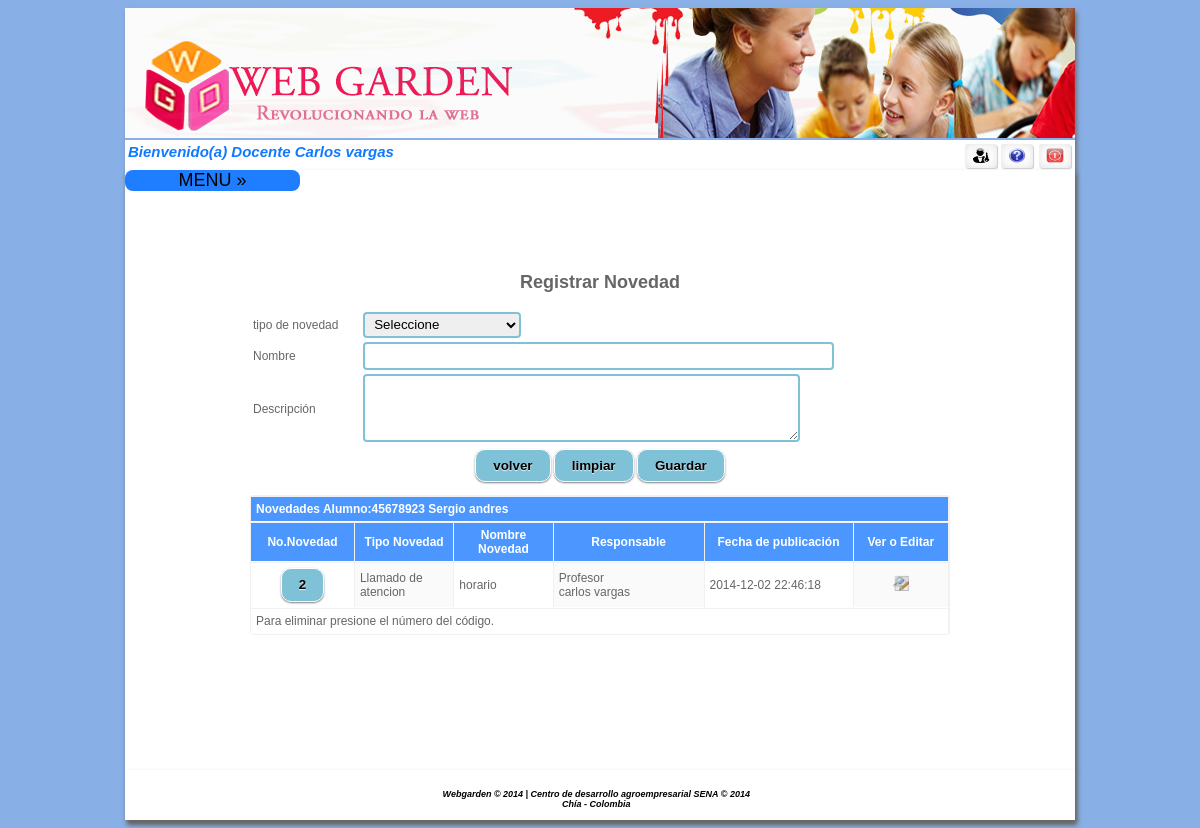
/home.php?pr=45678923&acceso=112 (signed in), run on the app's committed database.
### tables this page shows
CREATE TABLE IF NOT EXISTS `alumno` (
  `identificacion` int(11) NOT NULL,
  `prinombre` varchar(15) NOT NULL,
  `segnombre` varchar(20) DEFAULT NULL,
  `priapellido` varchar(15) NOT NULL,
  `segapellido` varchar(20) DEFAULT NULL,
  `direccion` varchar(15) NOT NULL,
  `desenf` varchar(1000) NOT NULL,
  `retri` varchar(1000) NOT NULL,
  `idruta` int(11) NOT NULL,
  `acudiente` int(11) NOT NULL,
  `foto` varchar(300) NOT NULL,
  `genero` int(11) NOT NULL,
  `idcurso` int(11) NOT NULL,
  `rh` int(11) NOT NULL,
  `tipodoc` int(11) NOT NULL,
  `fecha_naci` date NOT NULL,
  `gruposan` int(11) NOT NULL
);

CREATE TABLE IF NOT EXISTS `novedad` (
`idnovedad` int(11) NOT NULL,
  `titulo` varchar(50) NOT NULL,
  `descripcion` varchar(1000) NOT NULL,
  `iddocente` int(11) NOT NULL,
  `idalumno` int(11) NOT NULL,
  `tiponov` int(11) NOT NULL,
  `fecha` timestamp NOT NULL DEFAULT CURRENT_TIMESTAMP,
  `perfilid` int(11) NOT NULL
);

CREATE TABLE IF NOT EXISTS `valor` (
`idvalor` int(11) NOT NULL,
  `nombre` varchar(50) NOT NULL,
  `idparametro` int(11) NOT NULL
);

CREATE TABLE IF NOT EXISTS `perfil` (
`idperfil` int(11) NOT NULL,
  `nombre` varchar(50) NOT NULL
);

CREATE TABLE IF NOT EXISTS `persona` (
  `identificacion` int(11) NOT NULL,
  `prinombre` varchar(15) NOT NULL,
  `segnombre` varchar(20) DEFAULT NULL,
  `priapellido` varchar(15) NOT NULL,
  `segapellido` varchar(20) DEFAULT NULL,
  `telefono` varchar(15) NOT NULL,
  `direccion` varchar(15) NOT NULL,
  `foto` varchar(300) DEFAULT NULL,
  `pass` varchar(200) NOT NULL,
  `genero` int(11) NOT NULL,
  `email` varchar(100) NOT NULL,
  `tipodoc` int(11) NOT NULL
);

### modelo/mnove.php (called while the page is built, shortened)
<?php
include ("controlador/conexion.php");
class mnove {
    function valor($val) {
        $sql = "SELECT idvalor,nombre FROM valor WHERE idparametro='" . $val . "';";
        $conexionBD = new conexion();
        $conexionBD->conectarBD();
        $data = $conexionBD->ejeCon($sql, 0);
        return $data;
    }
    function alumno($pr) {
        $sql = "SELECT * FROM alumno WHERE identificacion='" . $pr . "';";
        $conexionBD = new conexion();
        $conexionBD->conectarBD();
        $data = $conexionBD->ejeCon($sql, 0);
        return $data;
    }
    function selnoves($idalumno,$iddocente ) {
        $sql = "SELECT nov.idnovedad,nov.titulo,nov.descripcion,nov.fecha,per.prinombre,per.priapellido,val.nombre as tipon,perf.nombre as perfil from novedad as nov inner join persona as per on nov.iddocente=per.identificacion inner join valor as val on nov.tiponov=val.idvalor inner join perfil as perf on nov.perfilid=perf.idperfil WHERE nov.idalumno='".$idalumno."' and nov.iddocente='".$iddocente."' ORDER BY nov.idnovedad  DESC;";
        $conexionBD = new conexion();
        $conexionBD->conectarBD();
        $data = $conexionBD->ejeCon($sql, 0);
        return $data;
    }
}
?>

### controlador/configuracion.php (called while the page is built)
<?php
	$usu_db = "root";
	$pass_db = "";
	$serv_db = "localhost";
	$db = "webgarden";
?>

### controlador/conexion.php (called while the page is built, shortened)
<?php
class conexion{
	function conectarBD(){
		include("configuracion.php");
		$this->link = mysql_connect($serv_db,$usu_db,$pass_db);
		$db2= mysql_select_db($db);
	}
	function ejeCon($con, $op){
		$this->resultado = mysql_query($con) or
		die("La consulta fallo: ".mysql_error());
		if ($op==0){
			while ($linea = mysql_fetch_array($this->resultado)){
				$arrayResultado[] = $linea;
			}
		}else{
			$arrayResultado[] =0;
		}
		$resarr = isset($arrayResultado) ? $arrayResultado:NULL;
		if($resarr){
			return $arrayResultado;
		}
	}
}
?>

### vista/vnove.php (the view, shortened to what this page needs)
<?php
include ("controlador/cnove.php");
?>
<center>
    <form name="form1" action="" method="post" onSubmit="return confirm('Por  favor primero  verifique  los datos ingresados  antes de hacer clic en  !aceptar!')">
        <table width="700" border="0">
            <tr>
                <td colspan="3" align="center">
                    <h2>Registrar Novedad</h2>
                </td>
            </tr>
            <tr>
                <td colspan="0" align="left">tipo de novedad</td>
                <td colspan="2">
                    <select name="tiponov" required >
                        <option value>Seleccione </option>
                    </select>
                </td>
            </tr>
            <tr>
                <td align="left">Nombre</td>
                <td colspan="2"> <input type="text" placeholder="" name="titulo" size="55" maxlength="50" required="required"  /></td>
            </tr>
            <tr>
                <td align="left">Descripci&oacute;n</td>
                <td colspan="2"><textarea name="descripcion" maxlength="1000" required="required" rows="4" cols="51"></textarea></td>
            </tr>
            <tr>
                <td colspan="3" align="center" >
                        <input type="button" onclick="location.href='home.php?acceso=137'" value="volver"/>
                    <input type="reset" value="limpiar" />
                    <input type="submit"  value="Guardar"   />
                </td>
            </tr>
        </table>
    </form>
    <form id="form2" name="form2" method="GET" action="" onSubmit="return confirm('Desea eliminar?')">
        <div align="center" id="tabint">
            <table width="700px" border="1" cellspacing="0" cellpadding="5">
                <tr>
                    <th class="style1" align="left" colspan="7">Novedades Alumno:<?php echo $alumno[0]['identificacion']?> <?php echo $alumno[0]['prinombre']?> <?php echo $alumno[0]['segnombre'] ?></th>
                </tr>
                <tr>
                    <th class="style1" align="center" width="100px">No.Novedad<input name="acceso" type="hidden" id="acceso" value="112" /><input name="pr" type="hidden"  value="<?php echo $idalumno?>" /></th>
                    <th class="style1" align="center" width="100px">Tipo Novedad</th>
                    <th class="style1" align="center" width="100px">Nombre Novedad</th>
                    <th class="style1" align="center" width="100px">Responsable</th>
                    <th class="style1" align="center" width="100px">Fecha de publicaci&oacute;n</th>
                    <th class="style1" align="center" width="100px">Ver o Editar</th>
                </tr>
                <?php
                for ($i = 0; $i < count($selnove); $i++) {
                    ?>
                    <tr>
                        <td class="style2" align="center"><input type="submit" name="del" value= <?php echo $selnove[$i]['idnovedad'] ?>></td>
                        <td class="style2" align="left"> <?php echo $selnove[$i]['tipon'] ?></td>
                        <td class="style2" align="left"> <?php echo $selnove[$i]['titulo'] ?></td>
                        <td class="style2" align="left" width="160px"><?php echo $selnove[$i]['perfil'] ?><br><?php echo $selnove[$i]['prinombre'] ?> <?php echo $selnove[$i]['priapellido'] ?></td>
                        <td class="style2" align="left" width="160px"> <?php echo $selnove[$i]['fecha'] ?></td>
                        <td align="center"><a href="home.php?act=<?php echo $selnove[$i]['idnovedad'] ?>&acceso=115&alum=<?php echo $idalumno?>"><img border=0 src="image/editar.png" width="16" height="16" /></a></td>
                    </tr>
                <?php } ?>
                <tr>
                    <td colspan=17 class="style2">Para eliminar presione el n&uacute;mero del c&oacute;digo.</td>
                </tr>
            </table>
            <p>&nbsp; </p>
        </div>
    </form>
</center>

### css/style.css (style rules this page uses)
input[type=submit], input[type=reset],input[type=button] { padding: 9px 17px; font-family: Helvetica,Arial,sans-serif; font-weight: bold; line-height: 1; color: #000000; border: none; text-shadow: 0 1px 1px rgba(255,255,255,0.85); background-color:#7FC1D7; border: 1px solid #ffffff; border-radius: 10px; box-shadow: 0 1px 2px rgba(0,0,0,0.5); }
#tabint table { border-radius: 3px; border: solid 1px #f1f1f1; box-shadow: 5 5 10px #333; margin: 10px; }
#tabint table a { color: #fff; }
#tabint table tbody tr td,#tabint table tbody tr th { transition: all 400ms ease-in; -webkit-transition: all 400ms ease-in; -moz-transition: all 400ms ease-in; -o-transition: all 400ms ease-in; -ms-transition: all 400ms ease-in; padding: 5px 5px; word-wrap: break-word; border: solid 0px #fff; border-bottom: solid 1px #fff; border-top: solid 1px #f1f1f1; border-right: solid 1px #f1f1f1; }
#tabint table tbody tr td:nth-child(odd) { background-color: #fff; }
#tabint table tbody tr td:nth-child(even) { background-color: #fafafa; }
#tabint table th { background: #4B97FF; color: #fff; }
input[type=text], input[type=password],input[type=number], input[type=email], input[type=date], input[type=tel], select { height:22px; border-radius: 4px; padding-left:5px; padding-right:5px; border:2px solid #7FC1D7; }
textarea { border-radius: 4px; padding-left:5px; padding-right:5px; border:2px solid #7FC1D7; }
select { height:26px; }

### css/menu.css (style rules this page uses)
body { font-family: 'Open Sans', sans-serif; background:#89B0E6; background-size:cover; }
a { color: #23dbdb; text-decoration: none; }

### data on the page
alumno: identificacion "45678923", prinombre "Sergio", segnombre "andres"
novedad: del "2", valor.nombre "Llamado de atencion", titulo "horario", perfilid.nombre "Profesor", iddocente.prinombre "carlos", iddocente.priapellido "vargas", fecha "2014-12-02 22:46:18"

### other printed values
$nomapre "Carlos vargas"
